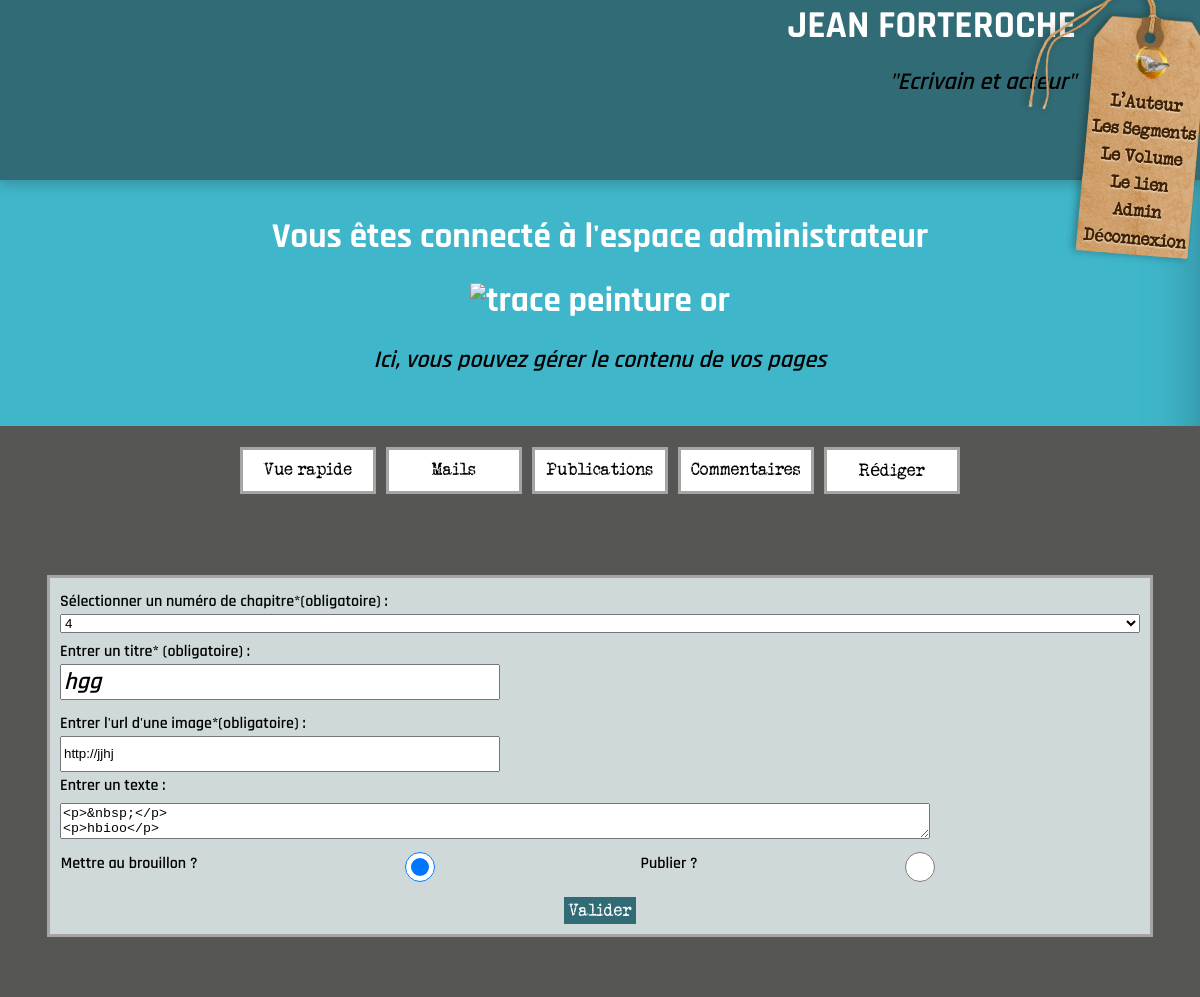
The app's page /index.php?action=adminEditPost&id=10 (signed in) with its own data.
### tables this page shows
CREATE TABLE IF NOT EXISTS `chapters` (
  `id` int(11) NOT NULL AUTO_INCREMENT,
  `title_chapter` varchar(255) NOT NULL,
  `content_chapter` longtext NOT NULL,
  `date_chapter` timestamp NOT NULL DEFAULT CURRENT_TIMESTAMP,
  `status_chapter` varchar(128) NOT NULL DEFAULT 'published',
  `admin_id` int(11) NOT NULL,
  `number_chapter` int(11) NOT NULL,
  `picture_chapter` text,
  PRIMARY KEY (`id`),
  UNIQUE KEY `number_chapter` (`number_chapter`),
  KEY `fk_posts_users1_idx` (`admin_id`)
);

### controllers/back_controller.php (called while the page is built, shortened)
<?php
function adminEditPost($id)
{
    $pman = new PostsManager();
    $editChapter = $pman->getOnePost($id);
    $numbChapter = $pman->adminAllNumbChapter();
    $unavailableNumChap=[];
    foreach($numbChapter as $key=>$value){
        $unavailableNumChap[]=(int)$value['number_chapter'];
    }
    $maxChapter = end($unavailableNumChap)+20;
    require('views/admin_createpost_view.php');
}

### models/front/manager.php (called while the page is built, shortened)
<?php
class Manager
{
    protected function dbConnect()
    {
      $this->db = new PDO('mysql:host=localhost;dbname=blog;charset=utf8', 'root', '');
    }
}

### models/front/posts_manager.php (called while the page is built, shortened)
<?php
require_once ("models/front/manager.php");
class PostsManager extends Manager
{
    public function getOnePost($chapterId)
    {
        $req = $this->db->prepare('SELECT id,number_chapter,title_chapter,content_chapter,picture_chapter,status_chapter,DATE_FORMAT(date_chapter, \'%d/%m/%Y à %Hh%imin%ss\')
        AS date_chapter_fr  FROM chapters WHERE id = ?');
        $req->execute(array($chapterId));
        $onePost = $req->fetch();
        return $onePost;
    }
    public function adminAllNumbChapter()
    {
        $req = $this->db->query('SELECT number_chapter FROM chapters ORDER BY number_chapter ');
        $numbChapter = $req->fetchAll();
        return $numbChapter;
    }
}

### views/admin_createpost_view.php (the view, shortened to what this page needs)
    <main class="admin_main_container">
        <?php require_once("includes/subtitles_admin.php"); ?>
        <section class="admin_main_block">
            <?php include_once("includes/menu_admin.php"); ?>
            <form class="tinymce_block" method="post" action="index.php?action=adminAddNewPost" >
                <div class="place_form" id="tinymce_number_chap">
                    <label for="input_tinymce_number">Sélectionner un numéro de chapitre*(obligatoire) :</label>
                    <select name="input_tinymce_number" required>
                        <?php for($i=1;$i<=$maxChapter;$i++) : ?>
                            <?php if(!in_array($i, $unavailableNumChap, true) || (isset($editChapter) && $i == $editChapter['number_chapter'])) :?>
                                <option value="<?= $i ?>"<?= (isset($editChapter) && $i == $editChapter['number_chapter']) ? " selected" : "" ?>><?= $i ?></option>
                            <?php endif; ?>
                        <?php endfor; ?>
                    </select>
                </div>
                <div class="place_form" id="tinymce_title">
                    <label for="input_tinymce_title">Entrer un titre* (obligatoire) :</label>
                    <input type="text" id="input_tinymce_title" name="input_tinymce_title" pattern="[a-zA-Z ]+"  value="<?= isset($editChapter["title_chapter"]) ? $editChapter["title_chapter"] : "" ?>" required>
                </div>
                <div class="place_form" id="tinymce_url_img">
                    <label for="input_tinymce_url">Entrer l'url d'une image*(obligatoire) :</label>
                    <input type="url" id="input_tinymce_url" name="input_tinymce_url" pattern="https?://.+" value="<?= isset($editChapter["picture_chapter"]) ? $editChapter["picture_chapter"] : "" ?>"  required>
                </div>
                <label for="mytextarea">Entrer un texte :</label>
                <textarea id="mytextarea" name="mytextarea" ><?= isset($editChapter["content_chapter"]) ? $editChapter["content_chapter"] : "" ?></textarea>
                <div class="button_form">
                    <label for="draft">Mettre au brouillon ?</label>
                    <input type="radio" id="draft" name="status" value="draft" <?= (isset($editChapter["status_chapter"]) && $editChapter["status_chapter"] === "draft") ? "checked" : "" ?> >
                    <label for="published">Publier ?</label>
                    <input type="radio" id="published" name="status" value="published" <?= (isset($editChapter["status_chapter"]) && $editChapter["status_chapter"] === "published") ? "checked" : "" ?> >
                </div>
                <div class="button_form">
                    <button id="publish_chapter" name="publish_chapter" type="submit">Valider</button>
                </div>
            </form>
        </section>
    </main>
<?php require_once("template_admin.php"); ?>

### public/styles/style.css (style rules this page uses)
p,article,button { font-family: "secrettypewriter","arial","sans serif"; font-size: large; }
h3,h4,h5,h6,label,caption,th,td { font-family: "rajdhanisembold"; }
body { width: 100%; height:100%; margin:0; display: flex; flex-direction: column; }
main { width: 100%; margin: 0; display: flex; flex-direction: column; align-items: center; background-color: #3fb6ca; box-shadow: inset -50px 0px 50px -50px rgba(47, 130, 144); }
form { background-color: #d0d9da; padding: 10px 10px 10px 10px; }
.place_form { display: flex; flex-direction: column; margin: 5px 0 5px 0; }
label { margin-bottom: 5px; }
input { width: 40%; height: 30px; }
textarea { width: 80%; height:auto; margin: 5px 0 5px 0; }
.button_form { display: flex; text-align: center; justify-content: space-around; margin-top: 5px; align-items: center; }
form button { background-color:#316b75; text-shadow: none; box-shadow: none; border: none; margin-top: 10px; color: white; padding: 4px 4px 4px 4px; }
.admin_main_container { width: 100%; min-height: 100vh; margin-top: 160px; display: flex; flex-direction: column; align-items: center; background-color: #3fb6ca; box-shadow: inset -50px 0px 50px -50px rgba(47, 130, 144); }
.admin_main_block { width: 100%; height: auto; display: flex; flex-direction: column; align-items: center; background-color:#565655 ; }
.admin_main_block .tinymce_block { width:90%; margin: 60px 0 60px 0; display: flex; flex-direction: column; border: 3px solid #a7a4a4; }
.tinymce_block #tinymce_title { margin-bottom: 10px; }
.tinymce_block #tinymce_title #input_tinymce_title { font-family: "rajdhanisembold"; font-size: 1.5em; font-style: italic; }

### records on screen
chapters: input_tinymce_number "4", input_tinymce_title "hgg", input_tinymce_url "http://jjhj", mytextarea "<p>&nbsp;</p> <p>hbioo</p>", status_chapter "☑ Mettre au brouillon ?", status_chapter "☐ Publier ?"
